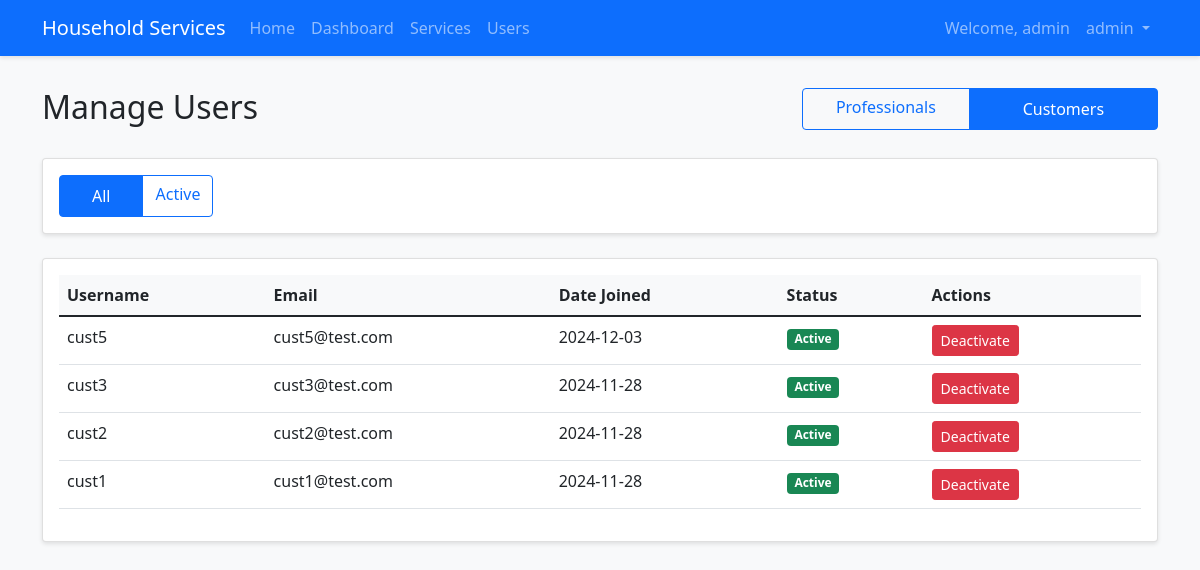
Page /admin/users?role=customer (signed in) on the committed database.
### app/models/user.py (models this page shows, shortened)
class User(UserMixin, db.Model):
    __tablename__ = 'users'
    id = db.Column(db.Integer, primary_key=True)
    email = db.Column(db.String(120), unique=True, nullable=False)
    username = db.Column(db.String(80), unique=True, nullable=False)
    password_hash = db.Column(db.String(128))
    role = db.Column(db.String(20), nullable=False)
    date_created = db.Column(db.DateTime, default=datetime.utcnow)
    is_active = db.Column(db.Boolean, default=True)
    is_blocked = db.Column(db.Boolean, default=False)
    block_reason = db.Column(db.Text)
    blocked_at = db.Column(db.DateTime)
    warning_count = db.Column(db.Integer, default=0)
    last_warning_at = db.Column(db.DateTime)
    description = db.Column(db.Text)
    service_type_id = db.Column(db.Integer, db.ForeignKey('services.id'))
    experience = db.Column(db.Integer)
    location = db.Column(db.String(100))
    pin_code = db.Column(db.String(10))
    service_requests_customer = db.relationship('ServiceRequest',
                                              backref='customer',
                                              foreign_keys='ServiceRequest.customer_id')
    service_requests_professional = db.relationship('ServiceRequest',
                                                  backref='professional',
                                                  foreign_keys='ServiceRequest.professional_id')
    reviews_given = db.relationship('Review',
                                  foreign_keys='Review.customer_id',
                                  backref='customer')
    reviews_received = db.relationship('Review',
                                     foreign_keys='Review.professional_id',
                                     backref='professional')

### app/views/admin.py (the view)
@bp.route('/users')
@login_required
@admin_required
def manage_users():
    role = request.args.get('role', 'professional')
    status = request.args.get('status')
    search = request.args.get('search', '')
    query = User.query.filter_by(role=role)
    if status:
        if status == 'pending':
            query = query.filter_by(is_active=False)
        elif status == 'active':
            query = query.filter_by(is_active=True)
    if search:
        query = query.filter(
            (User.username.ilike(f'%{search}%')) |
            (User.email.ilike(f'%{search}%'))
        )
    users = query.order_by(User.date_created.desc()).all()
    services = Service.query.all()
    return render_template('admin/manage_users.html',
                         users=users,
                         current_role=role,
                         current_status=status,
                         services=services)

### app/models/user.py (called while the page is built)
@login_manager.user_loader
def load_user(id):
    return User.query.get(int(id))

### app/templates/admin/manage_users.html (shortened to what this page needs)
{% extends "base.html" %}
{% block content %}
<div class="row mb-4">
    <div class="col-md-8">
        <h2>Manage Users</h2>
    </div>
    <div class="col-md-4">
        <div class="btn-group w-100">
            <a href="{{ url_for('admin.manage_users', role='professional') }}"
               class="btn btn-{{ 'primary' if current_role == 'professional' else 'outline-primary' }}">
                Professionals
            </a>
            <a href="{{ url_for('admin.manage_users', role='customer') }}"
               class="btn btn-{{ 'primary' if current_role == 'customer' else 'outline-primary' }}">
                Customers
            </a>
        </div>
    </div>
</div>
<div class="row mb-4">
    <div class="col-md-12">
        <div class="card">
            <div class="card-body">
                <div class="btn-group">
                    <a href="{{ url_for('admin.manage_users', role=current_role) }}"
                       class="btn btn-{{ 'primary' if not current_status else 'outline-primary' }}">
                        All
                    </a>
                    <a href="{{ url_for('admin.manage_users', role=current_role, status='active') }}"
                       class="btn btn-{{ 'primary' if current_status == 'active' else 'outline-primary' }}">
                        Active
                    </a>
                </div>
            </div>
        </div>
    </div>
</div>
<div class="card">
    <div class="card-body">
        <div class="table-responsive">
            <table class="table">
                <thead>
                    <tr>
                        <th>Username</th>
                        <th>Email</th>
                        <th>Date Joined</th>
                        <th>Status</th>
                        <th>Actions</th>
                    </tr>
                </thead>
                <tbody>
                    {% for user in users %}
                    <tr>
                        <td>{{ user.username }}</td>
                        <td>{{ user.email }}</td>
                        <td>{{ user.date_created.strftime('%Y-%m-%d') }}</td>
                        <td>
                            <span class="badge {% if user.is_active %}bg-success{% else %}bg-warning{% endif %}">
                                {% if current_role == 'professional' %}
                                    {{ 'Active' if user.is_active else 'Pending' }}
                                {% else %}
                                    {{ 'Active' if user.is_active else 'Inactive' }}
                                {% endif %}
                            </span>
                        </td>
                        <td>
                            <div class="btn-group">
                                <form method="POST" action="{{ url_for('admin.toggle_user_status', user_id=user.id) }}"
                                      class="d-inline">
                                    <button type="submit"
                                            class="btn btn-sm btn-{{ 'danger' if user.is_active else 'success' }}"
                                            onclick="return confirm('Are you sure you want to {{ 'deactivate' if user.is_active else 'activate' }} this user?')">
                                        {{ 'Deactivate' if user.is_active else 'Activate' }}
                                    </button>
                                </form>
                            </div>
                        </td>
                    </tr>
                    {% endfor %}
                </tbody>
            </table>
        </div>
    </div>
</div>
{% endblock %}

### app/templates/base.html (shortened to what this page needs)
<!DOCTYPE html>
<html lang="en">
<head>
    <link href="https://cdn.jsdelivr.net/npm/bootstrap@5.1.3/dist/css/bootstrap.min.css" rel="stylesheet">
    <link rel="stylesheet" href="{{ url_for('static', filename='css/style.css') }}">
</head>
<body>
    <nav class="navbar navbar-expand-lg navbar-dark bg-primary">
        <div class="container">
            <a class="navbar-brand" href="{{ url_for('main.index') }}">Household Services</a>
            <div class="collapse navbar-collapse" id="navbarNav">
                <ul class="navbar-nav me-auto">
                    <li class="nav-item">
                        <a class="nav-link" href="{{ url_for('main.index') }}">Home</a>
                    </li>
                    {% if current_user.is_authenticated %}
                        {% if current_user.role == 'admin' %}
                            <li class="nav-item">
                                <a class="nav-link" href="{{ url_for('admin.dashboard') }}">Dashboard</a>
                            </li>
                            <li class="nav-item">
                                <a class="nav-link" href="{{ url_for('admin.manage_services') }}">Services</a>
                            </li>
                            <li class="nav-item">
                                <a class="nav-link" href="{{ url_for('admin.manage_users') }}">Users</a>
                            </li>
                        {% endif %}
                    {% endif %}
                </ul>
                <ul class="navbar-nav">
                    {% if current_user.is_authenticated %}
                        <li class="nav-item">
                            <span class="nav-link">Welcome, {{ current_user.username }}</span>
                        </li>
                        <li class="nav-item dropdown">
                            <a class="nav-link dropdown-toggle" href="#" id="userDropdown" role="button"
                               data-bs-toggle="dropdown" aria-expanded="false">
                                {{ current_user.username }}
                            </a>
                        </li>
                    {% endif %}
                </ul>
            </div>
        </div>
    </nav>
    <div class="container mt-4">
        {% block content %}{% endblock %}
    </div>
</body>
</html>

### app/static/css/style.css (style rules this page uses)
body { background-color: #f8f9fa; min-height: 100vh; }
.navbar { margin-bottom: 2rem; box-shadow: 0 2px 4px rgba(0,0,0,0.1); }
.card { box-shadow: 0 2px 4px rgba(0,0,0,0.1); }
.btn-primary { padding: 0.5rem 2rem; }
.table th { background-color: #f8f9fa; }

### rows in the picture
User: username "admin"
User: username "cust5", email "cust5@test.com", date_created "2024-12-03", is_active "Active", is_active "Deactivate"
User: username "cust3", email "cust3@test.com", date_created "2024-11-28", is_active "Active", is_active "Deactivate"
User: username "cust2", email "cust2@test.com", date_created "2024-11-28", is_active "Active", is_active "Deactivate"
User: username "cust1", email "cust1@test.com", date_created "2024-11-28", is_active "Active", is_active "Deactivate"
